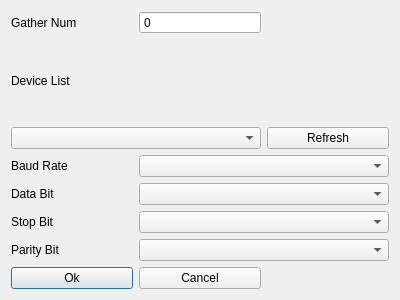
<?xml version="1.0" encoding="UTF-8"?>
<ui version="4.0">
 <class>SerialPortDialog</class>
 <widget class="QDialog" name="SerialPortDialog">
  <property name="geometry">
   <rect>
    <x>0</x>
    <y>0</y>
    <width>400</width>
    <height>300</height>
   </rect>
  </property>
  <property name="windowTitle">
   <string>Dialog</string>
  </property>
  <layout class="QGridLayout" name="gridLayout">
   <item row="5" column="0">
    <widget class="QLabel" name="label_4">
     <property name="text">
      <string>Stop Bit</string>
     </property>
    </widget>
   </item>
   <item row="2" column="0" colspan="2">
    <widget class="QComboBox" name="cbbDevList"/>
   </item>
   <item row="3" column="0">
    <widget class="QLabel" name="label_3">
     <property name="text">
      <string>Baud Rate</string>
     </property>
    </widget>
   </item>
   <item row="7" column="0">
    <widget class="QPushButton" name="btnOk">
     <property name="text">
      <string>Ok</string>
     </property>
    </widget>
   </item>
   <item row="4" column="0">
    <widget class="QLabel" name="label_2">
     <property name="text">
      <string>Data Bit</string>
     </property>
    </widget>
   </item>
   <item row="0" column="1">
    <widget class="QSpinBox" name="editNum">
     <property name="buttonSymbols">
      <enum>QAbstractSpinBox::NoButtons</enum>
     </property>
    </widget>
   </item>
   <item row="7" column="1">
    <widget class="QPushButton" name="btnCancel">
     <property name="text">
      <string>Cancel</string>
     </property>
    </widget>
   </item>
   <item row="6" column="0">
    <widget class="QLabel" name="label_5">
     <property name="text">
      <string>Parity Bit</string>
     </property>
    </widget>
   </item>
   <item row="0" column="0">
    <widget class="QLabel" name="txtNum">
     <property name="text">
      <string>Gather Num</string>
     </property>
    </widget>
   </item>
   <item row="1" column="0">
    <widget class="QLabel" name="label">
     <property name="text">
      <string>Device List</string>
     </property>
    </widget>
   </item>
   <item row="2" column="2">
    <widget class="QPushButton" name="btnRefresh">
     <property name="text">
      <string>Refresh</string>
     </property>
    </widget>
   </item>
   <item row="3" column="1" colspan="2">
    <widget class="QComboBox" name="cbbBaudRate"/>
   </item>
   <item row="4" column="1" colspan="2">
    <widget class="QComboBox" name="cbbDataBit"/>
   </item>
   <item row="5" column="1" colspan="2">
    <widget class="QComboBox" name="cbbStopBit"/>
   </item>
   <item row="6" column="1" colspan="2">
    <widget class="QComboBox" name="cbbParityBit"/>
   </item>
  </layout>
 </widget>
 <resources/>
 <connections/>
</ui>
